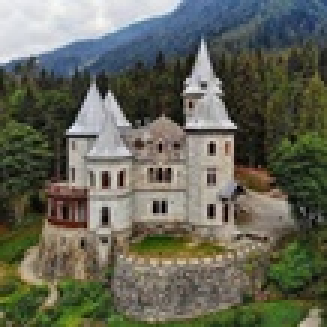
#> input picture dataset/Castle.jfif, 109 x 109 px, shrunk from 447 x 447 before the run (shown 3 times larger)
$ python step3_my_dataset_augmentation.py
#> lines starting #> are read from the running program, lines starting #| are printed output that depends on the picture; after the words box and inside, x2 and y2 are one past the last pixel; in counts of white or black regions, pixels touching at a corner belong together; long printed decimals are rounded
import cv2
import numpy as np
import os


# --------------------------------------------------
# Paths
# --------------------------------------------------

BASE_DIR = os.path.dirname(os.path.abspath(__file__))

INPUT_FOLDER = os.path.join(BASE_DIR, "my_dataset")
POSTER_PATH = os.path.join(BASE_DIR, "dataset", "Castle.jfif")
OUTPUT_FOLDER = os.path.join(BASE_DIR, "results")

os.makedirs(OUTPUT_FOLDER, exist_ok=True)


# --------------------------------------------------
# ArUco detector
# --------------------------------------------------

ARUCO_DICT = cv2.aruco.getPredefinedDictionary(
    cv2.aruco.DICT_5X5_50
)

parameters = cv2.aruco.DetectorParameters()

detector = cv2.aruco.ArucoDetector(
    ARUCO_DICT,
    parameters
)


# --------------------------------------------------
# Load poster
# --------------------------------------------------

poster = cv2.imread(POSTER_PATH)
#> poster is the input picture: shape (109, 109, 3); mean B, G, R 88.4, 101.8, 100.5

if poster is None:
    raise FileNotFoundError(
        f"Could not load poster: {POSTER_PATH}"
    )

poster_height, poster_width = poster.shape[:2]
#> poster_height = 109; poster_width = 109

print("Poster loaded:")
print("Width :", poster_width)
#| Width : 109
print("Height:", poster_height)
#| Height: 109


# --------------------------------------------------
# Process each scene
# --------------------------------------------------

image_files = [
    f for f in os.listdir(INPUT_FOLDER)
    if f.lower().endswith((".jpg", ".jpeg", ".png"))
]

image_files.sort()

print("\nNumber of images:", len(image_files))


for filename in image_files:

    print("\n--------------------------------------")
    print("Image:", filename)

    image_path = os.path.join(INPUT_FOLDER, filename)
    image = cv2.imread(image_path)
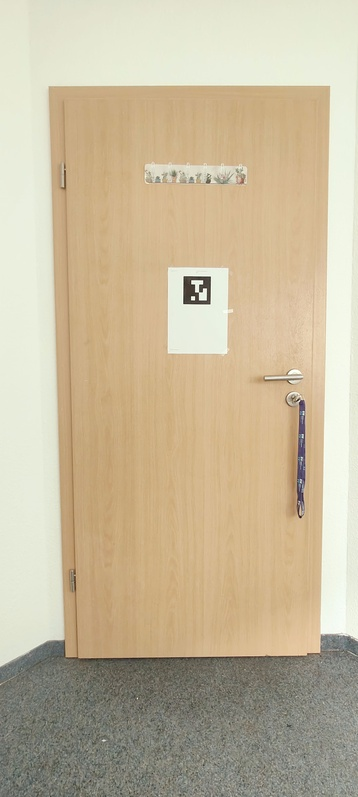
#> input picture my_dataset/1-087dc549.jpg, 358 x 797 px, shrunk from 1468 x 3264 before the run
#> image is the input picture: shape (797, 358, 3); mean B, G, R 156.9, 184.9, 198.6

    if image is None:
        print("Could not read image.")
        continue


    # --------------------------------------------------
    # Detect ArUco marker
    # --------------------------------------------------

    corners, ids, rejected = detector.detectMarkers(image)
#> corners = ([[184, 276], [210, 276], [210, 304], [183, 303]],); ids = [7]; rejected = ([[159, 265], [229, 260], [234, 356], [168, 362]], [[70, 490], [72, 500], [72, 510], [70, 512]], [[70, 517], [73, 528], [71, 536], [69, 535]], [[298, 500], [301, 504], [301, 516], [298, 514]])

    if ids is None:
        print("Marker not detected.")
        continue

    # Find marker ID 7
    marker_index = None

    for i, marker_id in enumerate(ids.flatten()):
        if marker_id == 7:
            marker_index = i
            break
#> this loop made 1 pass
#> (marker_id, marker_index) on pass 1: (7, 0)

    if marker_index is None:
        print("Marker ID 7 not found.")
        continue


    # --------------------------------------------------
    # Get marker corners
    # --------------------------------------------------

    marker_corners = corners[marker_index][0].astype(np.float32)
#> marker_corners = [[184, 276], [210, 276], [210, 304], [183, 303]]

    top_left = marker_corners[0]
#> top_left = [184, 276]
    top_right = marker_corners[1]
#> top_right = [210, 276]
    bottom_right = marker_corners[2]
#> bottom_right = [210, 304]
    bottom_left = marker_corners[3]
#> bottom_left = [183, 303]


    print("Marker ID: 7")
    print("Corners:")
    print(marker_corners)
#| [[184. 276.]
#|  [210. 276.]
#|  [210. 304.]
#|  [183. 303.]]


    # --------------------------------------------------
    # Calculate marker centre
    # --------------------------------------------------

    center = (
        top_left +
        top_right +
        bottom_right +
        bottom_left
    ) / 4.0
#> center = [196.8, 289.8]


    # --------------------------------------------------
    # Estimate marker width and height
    # --------------------------------------------------

    width_top = np.linalg.norm(top_right - top_left)
#> width_top = 26
    width_bottom = np.linalg.norm(bottom_right - bottom_left)
#> width_bottom = 27.02

    height_left = np.linalg.norm(bottom_left - top_left)
#> height_left = 27.02
    height_right = np.linalg.norm(bottom_right - top_right)
#> height_right = 28

    marker_width = (width_top + width_bottom) / 2
#> marker_width = 26.51
    marker_height = (height_left + height_right) / 2
#> marker_height = 27.51


    # --------------------------------------------------
    # Calculate directions of the marker plane
    # --------------------------------------------------

    horizontal_direction = (
        (top_right - top_left) +
        (bottom_right - bottom_left)
    ) / 2
#> horizontal_direction = [26.5, 0.5]

    horizontal_direction = (
        horizontal_direction /
        np.linalg.norm(horizontal_direction)
    )
#> horizontal_direction = [1, 0.0189]

    vertical_direction = (
        (bottom_left - top_left) +
        (bottom_right - top_right)
    ) / 2
#> vertical_direction = [-0.5, 27.5]

    vertical_direction = (
        vertical_direction /
        np.linalg.norm(vertical_direction)
    )
#> vertical_direction = [-0.0182, 1]


    # --------------------------------------------------
    # Define the target poster size
    # --------------------------------------------------

    # Make the poster larger than the ArUco marker.
    target_width = marker_width * 3.5
#> target_width = 92.78

    poster_aspect_ratio = poster_width / poster_height
#> poster_aspect_ratio = 1

    target_height = target_width / poster_aspect_ratio
#> target_height = 92.78


    # --------------------------------------------------
    # Calculate four target corners
    # --------------------------------------------------

    half_width = target_width / 2
#> half_width = 46.39
    half_height = target_height / 2
#> half_height = 46.39

    target_top_left = (
        center
        - horizontal_direction * half_width
        - vertical_direction * half_height
    )
#> target_top_left = [151.2, 242.5]

    target_top_right = (
        center
        + horizontal_direction * half_width
        - vertical_direction * half_height
    )
#> target_top_right = [244, 244.2]

    target_bottom_right = (
        center
        + horizontal_direction * half_width
        + vertical_direction * half_height
    )
#> target_bottom_right = [242.3, 337]

    target_bottom_left = (
        center
        - horizontal_direction * half_width
        + vertical_direction * half_height
    )
#> target_bottom_left = [149.5, 335.3]


    target_points = np.array([
        target_top_left,
        target_top_right,
        target_bottom_right,
        target_bottom_left
    ], dtype=np.float32)
#> target_points = [[151.2, 242.5], [244, 244.2], [242.3, 337], [149.5, 335.3]]


    print("\nTarget poster corners:")
    print(target_points)
#| [[151.2104  242.491]
#|  [243.976 244.242]
#|  [242.2896  337.0087 ]
#|  [149.524 335.2584 ]]


    # --------------------------------------------------
    # Source poster corners
    # --------------------------------------------------

    source_points = np.array([
        [0, 0],
        [poster_width - 1, 0],
        [poster_width - 1, poster_height - 1],
        [0, poster_height - 1]
    ], dtype=np.float32)
#> source_points = [[0, 0], [108, 0], [108, 108], [0, 108]]


    # --------------------------------------------------
    # Calculate homography
    # --------------------------------------------------

    H, status = cv2.findHomography(
        source_points,
        target_points
    )
#> H = [[0.859, -0.0156, 151.2], [0.0162, 0.859, 242.5], [0, 0, 1]]; status = [1, 1, 1, 1]

    if H is None:
        print("Homography calculation failed.")
        continue

    print("\nHomography matrix:")
    print(H)
#| [[ 8.58943233e-01 -1.56173706e-02  1.51210403e+02]
#|  [ 1.62065294e-02  8.58954394e-01  2.42491318e+02]
#|  [ 0.00000000e+00  0.00000000e+00  1.00000000e+00]]


    # --------------------------------------------------
    # Warp poster
    # --------------------------------------------------

    image_height, image_width = image.shape[:2]
#> image_height = 797; image_width = 358

    warped_poster = cv2.warpPerspective(
        poster,
        H,
        (image_width, image_height)
    )
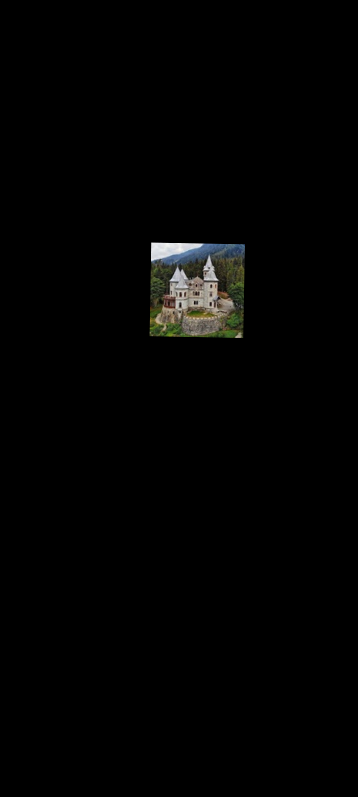
#> warped_poster: shape (797, 358, 3); mean B, G, R 2.7, 3.1, 3.1


    # --------------------------------------------------
    # Create mask
    # --------------------------------------------------

    poster_mask = np.zeros(
        (image_height, image_width),
        dtype=np.uint8
    )

    cv2.fillConvexPoly(
        poster_mask,
        target_points.astype(np.int32),
        255
    )
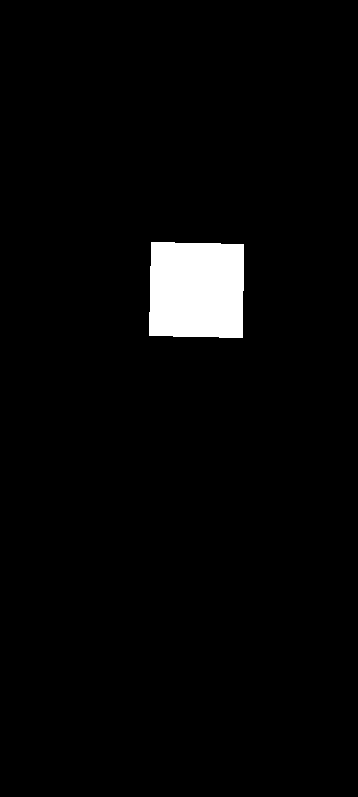
#> poster_mask: shape (797, 358); 3.1% white; 1 white region, box (x1, y1, x2, y2) and area: (149, 242, 244, 338) 8793


    # --------------------------------------------------
    # Combine poster with original image
    # --------------------------------------------------

    result = image.copy()

    result[poster_mask == 255] = (
        warped_poster[poster_mask == 255]
    )
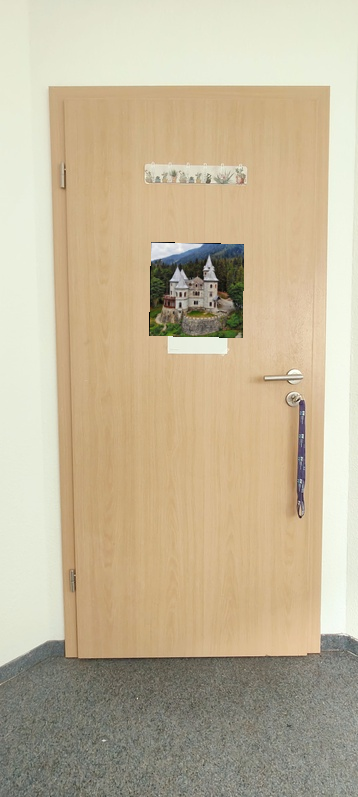
#> result: shape (797, 358, 3); 3.08% of pixels changed, all inside (x1, y1, x2, y2) = (149, 242, 244, 338)


    # --------------------------------------------------
    # Save result
    # --------------------------------------------------

    output_filename = "augmented_" + filename
    output_path = os.path.join(
        OUTPUT_FOLDER,
        output_filename
    )

    cv2.imwrite(output_path, result)

    print("\nSaved:")
    print(output_path)
#> pass 2 of the loop `for filename in image_files:`:
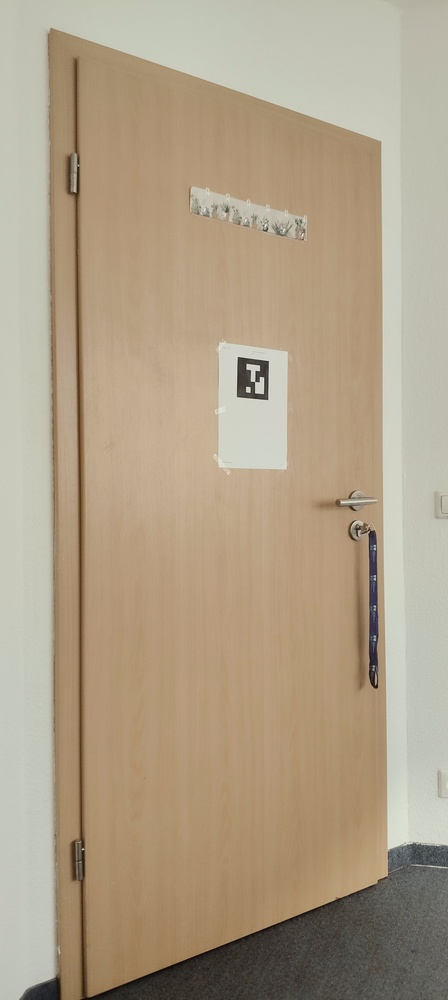
#> input picture my_dataset/2-087dc549.jpg, 448 x 1000 px, shrunk from 1834 x 4096 before the run
#> image is the input picture: shape (1000, 448, 3); mean B, G, R 135.7, 159.3, 175
#> corners = ([[238, 357], [268, 361], [267, 399], [237, 396]],); rejected = ([[339, 502], [348, 498], [378, 500], [348, 505]], [[79, 843], [81, 846], [80, 860], [78, 859]])
#> the loop `for i, marker_id in enumerate(ids.flatten()):` made 1 pass
#> marker_corners = [[238, 357], [268, 361], [267, 399], [237, 396]]
#> top_left = [238, 357]
#> top_right = [268, 361]
#> bottom_right = [267, 399]
#> bottom_left = [237, 396]
#| [[238. 357.]
#|  [268. 361.]
#|  [267. 399.]
#|  [237. 396.]]
#> center = [252.5, 378.2]
#> width_top = 30.27
#> width_bottom = 30.15
#> height_left = 39.01
#> height_right = 38.01
#> marker_width = 30.21
#> marker_height = 38.51
#> `horizontal_direction = ( (top_right - top_left) + (bottom_right - bott..`: horizontal_direction = [30, 3.5]
#> `horizontal_direction = ( horizontal_direction / np.linalg.norm(horizon..`: horizontal_direction = [0.993, 0.116]
#> `vertical_direction = ( (bottom_left - top_left) + (bottom_right - top_..`: vertical_direction = [-1, 38.5]
#> `vertical_direction = ( vertical_direction / np.linalg.norm(vertical_di..`: vertical_direction = [-0.026, 1]
#> target_width = 105.7
#> half_width = 52.86
#> target_top_left = [201.4, 319.3]
#> target_top_right = [306.4, 331.5]
#> target_bottom_right = [303.6, 437.2]
#> target_bottom_left = [198.6, 425]
#> target_points = [[201.4, 319.3], [306.4, 331.5], [303.6, 437.2], [198.6, 425]]
#| [[201.366 319.279]
#|  [306.380 331.530]
#|  [303.6345  437.221]
#|  [198.6203  424.970]]
#> H = [[0.972, -0.0254, 201.4], [0.113, 0.979, 319.3], [-3.11e-10, 2.68e-09, 1]]
#| [[ 9.72353805e-01 -2.54180666e-02  2.01365509e+02]
#|  [ 1.13441082e-01  9.78619621e-01  3.19278778e+02]
#|  [-3.10972222e-10  2.68265148e-09  1.00000000e+00]]
#> warped_poster: shape (1000, 448, 3)
#> `cv2.fillConvexPoly( poster_mask, target_points.astype(np.int32), 255 )`:
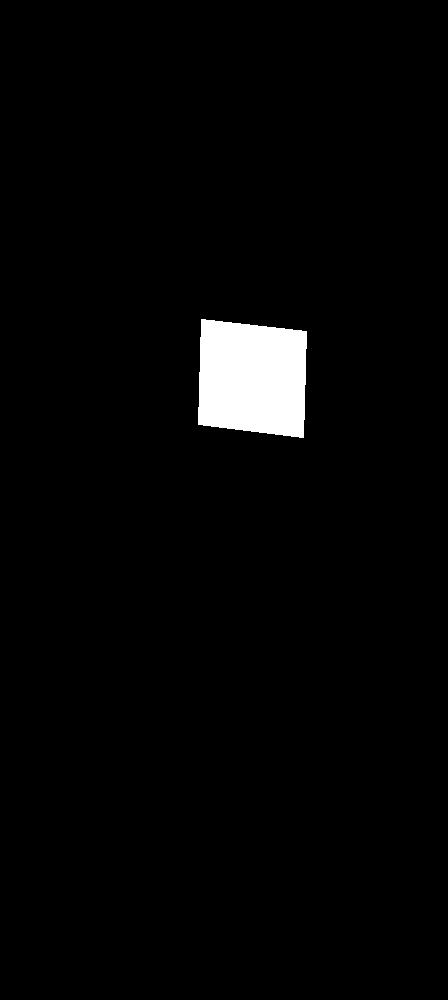
#> poster_mask: shape (1000, 448); 2.5% white; 1 white region, box (x1, y1, x2, y2) and area: (198, 319, 307, 438) 11327
#> `result[poster_mask == 255] = ( warped_poster[poster_mask == 255] )`:
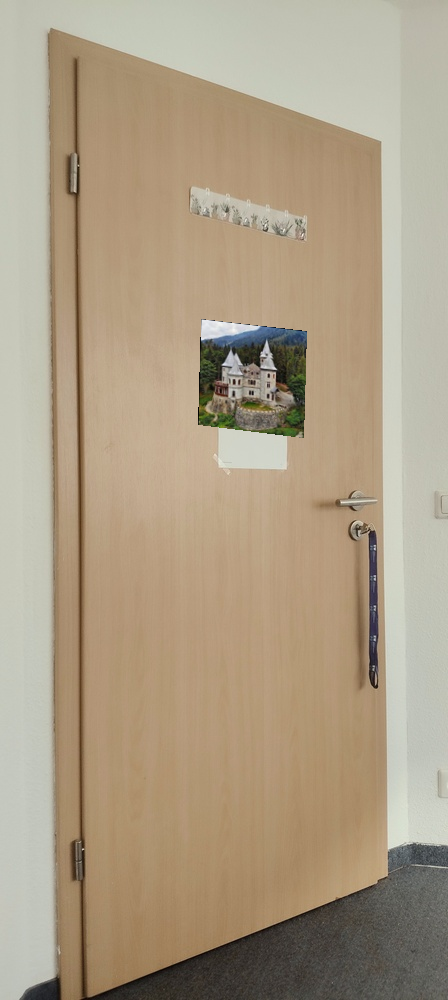
#> result: shape (1000, 448, 3); 2.53% of pixels changed, all inside (x1, y1, x2, y2) = (198, 319, 307, 438)
#> pass 3 of the loop `for filename in image_files:`:
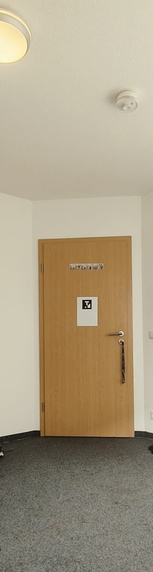
#> input picture my_dataset/3-087dc549.jpg, 153 x 572 px, shrunk from 625 x 2343 before the run
#> image is the input picture: shape (572, 153, 3); mean B, G, R 132.6, 157.1, 169.7
#> corners = ([[82, 300], [91, 300], [91, 308], [82, 308]],); rejected = ([[129, 236], [135, 436], [40, 436], [38, 241]], [[76, 296], [98, 296], [97, 326], [76, 326]])
#> marker_corners = [[82, 300], [91, 300], [91, 308], [82, 308]]
#> top_left = [82, 300]
#> top_right = [91, 300]
#> bottom_right = [91, 308]
#> bottom_left = [82, 308]
#| [[ 82. 300.]
#|  [ 91. 300.]
#|  [ 91. 308.]
#|  [ 82. 308.]]
#> center = [86.5, 304]
#> width_top = 9
#> height_left = 8
#> marker_width = 9
#> marker_height = 8
#> `horizontal_direction = ( (top_right - top_left) + (bottom_right - bott..`: horizontal_direction = [9, 0]
#> `horizontal_direction = ( horizontal_direction / np.linalg.norm(horizon..`: horizontal_direction = [1, 0]
#> `vertical_direction = ( (bottom_left - top_left) + (bottom_right - top_..`: vertical_direction = [0, 8]
#> `vertical_direction = ( vertical_direction / np.linalg.norm(vertical_di..`: vertical_direction = [0, 1]
#> target_width = 31.5
#> half_width = 15.75
#> target_top_left = [70.75, 288.2]
#> target_top_right = [102.2, 288.2]
#> target_bottom_right = [102.2, 319.8]
#> target_bottom_left = [70.75, 319.8]
#> target_points = [[70.75, 288.2], [102.2, 288.2], [102.2, 319.8], [70.75, 319.8]]
#| [[ 70.75 288.25]
#|  [102.25 288.25]
#|  [102.25 319.75]
#|  [ 70.75 319.75]]
#> H = [[0.292, 0, 70.75], [0, 0.292, 288.2], [0, 0, 1]]
#| [[  0.2917   0.          70.75      ]
#|  [  0.           0.2917 288.25      ]
#|  [  0.           0.           1.        ]]
#> warped_poster: shape (572, 153, 3)
#> `cv2.fillConvexPoly( poster_mask, target_points.astype(np.int32), 255 )`:
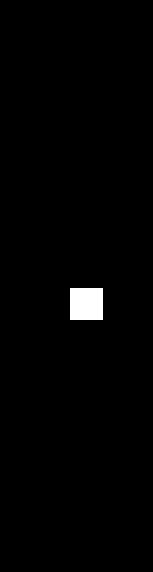
#> poster_mask: shape (572, 153); 1.2% white; 1 white region, box (x1, y1, x2, y2) and area: (70, 288, 103, 320) 1056
#> `result[poster_mask == 255] = ( warped_poster[poster_mask == 255] )`:
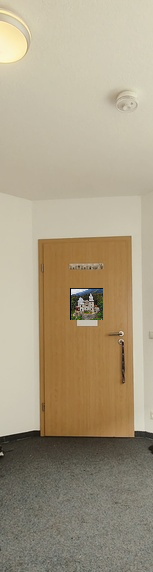
#> result: shape (572, 153, 3); 1.21% of pixels changed, all inside (x1, y1, x2, y2) = (70, 288, 103, 320)


print("\n======================================")
print("Augmentation finished.")
print("======================================")
